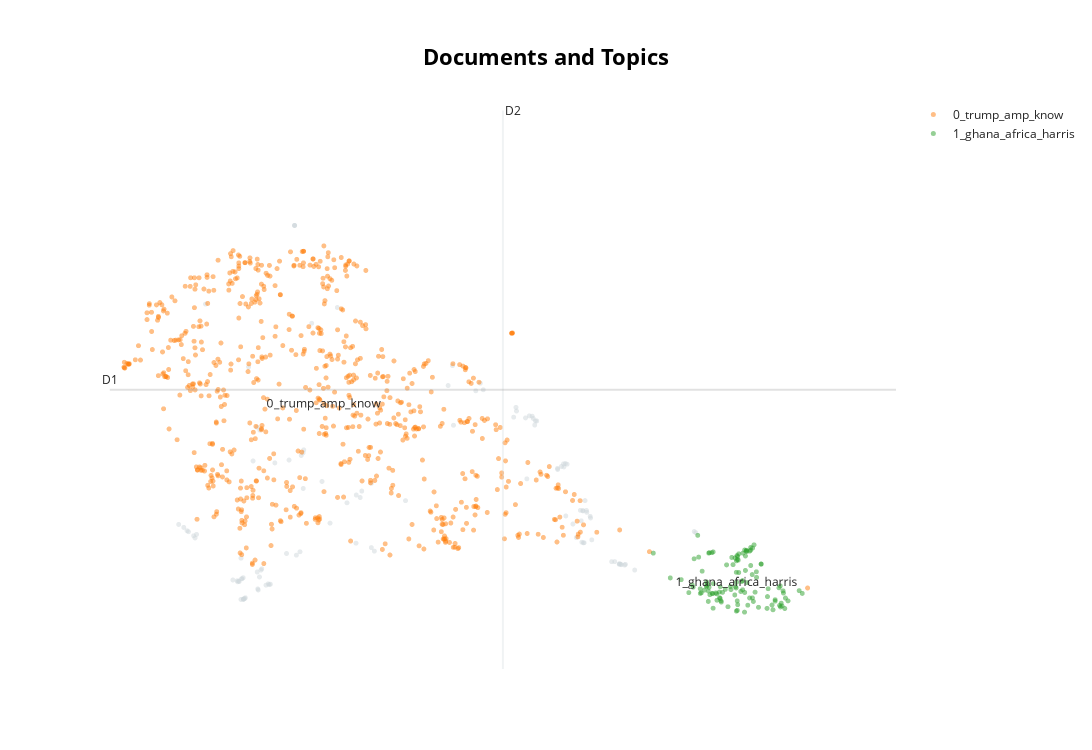

Notebook source saved alongside this figure:
### Code cell
openai_no_hash.visualize_documents()

### Figure 1 — Plotly figure (JSON) as saved in the notebook; plotly's stock layout.template omitted (floating-point values rounded to 4 significant figures; data arrays with more than 128 entries replaced by an {"elided": "..."} marker saying what was removed)
{"data": [{"hoverinfo": "text", "hovertext": ["@alexbruesewitz @KariLake         (is Lake nervous?) ", "@VP Historical visit by an historic leader of our nation. Fantastic! 🎉Thank you,  for all you are doing to suppo democracies around the world. 💙 💙💙💙🇺🇸🇺🇸🇺🇸 ", "Did anyone know today is called mostly Stormy day 🤣 is there anything the world won’t come up!! 🤦♀️  ", "Good Night, Bonne Nuit, Gute Nacht, Buona Notte              🇺🇲🇺🇦🙏 ", "Good Sunday, all.Hope everyone had a great weekend. Tried to stay away today. Tired of GQP propaganda from  in Congress. Tired of the havoc the lunatic criminal is creating. Tired of the  members who defend him.This week ", "God bless you, Madam Vice President!    .@VP! ", "@NikkiHaley I wish donors stopped giving you money. You are not a friend to the American people. As Mary Trump said: \"F*** you Nimrata Haley.\"", "VP  is in  if you haven't heard. ", "MVP Harris and this administration care about our country and our children at every level of their lives not just in the womb and actively work to improve things through effective life changing legislation—not just words.   ", " are in such a psychotic frenzy they're dragging up sloppy seconds with  ", " Kishida will meet President Volodymyr Zelensky in Ukrainian capital                   ", "@VP God bless you, Madam Vice President!    .@VP", "SATURDAY GET TOGETHER 🙏 🙏 🇺🇸  🇺🇸LIKE👍RETWEET💥Vet&amp;Follow💙 ", "Gm, my friends! 🇺🇸💙Happy Friday✨💙 Have a gr8 day💙✨God bless,      💙💙💙 ", " MOCKS  by bringing up   For  to Spank  BUTT and play with    ", "@dbongino Today is March 27th 2023 and Dan Bongino is still too stupid to spell Donald Trump correctly, who actually is the WORST President ever.   ", "@Freedom96318195 @Michell64451873 @RepAdamSchiff America is BACK, baby!  Just enjoy it and have a great weekend! 🇺🇸🇺🇸  ", "@SanentT Good Sunday morning, Terry! ☀️  ", "Video: Biden doesn’t want to run again, but feels like he has to: Jesse Watters     ", "@mmpadellan Will  and his  bring down    ", "@kangaroos991 @MaryGar68964170 make america great forever ", "US vice president  arrives in  and receives heafelt welcome ", " Today is March 27, 2023 and IMHO  is still THE WORST Vice President in US History...Congrats!! 🇺🇸🦅🇺🇸 ", "It is a Beautiful Morning.I'm beyond proud of you.    🌹 💎 ", "@Jeff_Jacoby @KamalaHarris No Fear  ", "@MWShau @MavethTheReaper @akafacehots @VP 📣 Yo,  You may keep  It will save   some money.  🥩 is high here. 😂 That’s all her &amp;  do is 🥪 eat &amp; travel 🧳", "@StormyDaniels @katemccloudsays I'm watching my 'horse' graze too. She's a happy pitbull. You know what that's like!😇🐮      ", "After @SecYellen speaks banks world wide are on the verge of failing! The @WhiteHouse is setting up a world wide collapse so @georgesoros &amp; his marxist buddies can make billions!   is close at hand!   ", "I heard it's gonna be stormy on Tuesday.Sux to be the big orange piece of 🐷💩   ", "Well hump day ..tomorrow..is appropriate for a    ", "@FranklySpeaks_1 @eu20i @Unclegary9 @Jimzington @ElaineW42540037 @Cocobeansserva1 @FooFuxor @imfreds I have faith that we will get through these turbulent times. We just need to stick together, stay engaged even when it's difficult, and get out the VOTE! 😀  ", "US vice president  arrives in  and receives heafelt welcome ", " @call_me_cue:  @JotakaEaddy: This is just so powerful and historic.   If the quote \"I am my Ancestors Wildest Dreams\" was a photo.... 💜      ", "@JustinMT86 @imyourmoderator @DavidAsmanfox Orange man gone, bro.  Let him go.  He's never coming back.  The adults are back in charge.  Just enjoy it and have a great week! 🇺🇸🇺🇸 ", "Feels like a great week for an ", "HAPPY MONDAY GET TOGETHER 🙏 🙏 🇺🇸  🇺🇸LIKE👍 RETWEET💥Vet&amp;Follow💙", "@MetaResistance @PeriwinklePolly @flybutterflyblu @1786 @ggrim002 @lisasmith1150 @JulianandKevin @jbminatra @1JaySC @ZACKHAMMER7 @MarciaBarrie @HeinzRudolf155 @JaxHarley5 @DakIsMyQB1 @ljlevine1 @bab_102 @SARA2001NOOR @Mary1Kathy @calmb4storm0 Dear Meta💙🦋 TYVM for including me ♥️♥️Found 1 new friend 🦋💙🦋🔜🔜🔜🔜🔜🔜🔜🔜🔜🔜🔜🔜 🔜  🔜🔜🔜🔜🔜🔜🔜🔜🔜🔜🔜🔜 ", "Good morning ,Bonjour, Guten Morgen, Buona Diaz             🇺🇲🇺🇦🙏 ", "Sunday March 26th, 2023STILL THIS ⬇️  ", "@LauraRiggaro @MsVernestyne @WomenRule4Ever @DaveHibbard3 @BerserkAnna @KimRae56 @RobeKo1 My pleasure Laura 🤘🕊☕️ 🌻 so nice to catch up . Have a great week ahead 🦅 &amp;  🇺🇸  🇺🇸 ", "💥  💥     PERIOD 🤔 So Twitter I have 2Ask  🤔😁 REMEMBER IT'STITTY TUESDAY 😂 ", "HAPPY FRIDAY GETTOGETHER  🙏 🙏 🇺🇸  🇺🇸LIKE👍RETWEET💥Vet&amp;Follow💙 ", "@YNB @ananavarro @VP @POTUS Let's be real, @ananavarro is always on point! With Madam @VP and @POTUS leading the way, we can finally put an end to the chaos and hate coming from the other side. It's time to take a stand and show them  💪🏽🇺🇸  Check my bio plz", " It’s not fear for me. It’s determination, resolve and foitude. It is darkest before the dawn. Dawn is coming! I choose   ", "@TheRISEofROD  is still our best hope.", "Absolutely damning evidence               ", "@GovMikeHuckabee @YouTube   are you or Sarah worried?? ", "The Emet G  w/confusing convo with    and  free sex for  and visits at home from  and  crazy reactions to  win    ", "Video: Biden messed up the biggest decision of his career: Jesse Watters     ", "@NikkiHaley Sure about that?         ", "Now this is a resounding and heafelt welcome! @VP deserves the very best of receptions.    ", "@1drcole Good Morning ☕️💙 ", "Today’s Newspaper Headlines Monday 27th March, 2023.            ", "The Emet G  w/confusing convo with    and  free sex for  and visits at home from  and  crazy reactions to  win    ", "@NikkiHaley Accusing another country of genocide.  about Tuskeegee syphillis experient on Black men?What about the Indian Removal Act?     ", "Good morning, @namwella1961 !!! ", "@ChicagoWindy62 @tedcruz So is ", "      🇺🇸🇺🇸🇺🇸🇺🇸🇺🇸🇺🇸💸💸💸💸💸💸 love   ", "fuck marry kill but you have no choice and it's determined by an oiled up twerkoff       ", "@Rubicon1313 @SebastianGarof5 @Texy_Liz @SpicyCubanGirl @ElectBlue2022 @MetaResistance @LauraRiggaro @lauraboerman @enespacio @Jazzie654 @OglyFederico @DEMOCRACYDENNIS @JaxHarley5 @GJRboston10 @4thDimension111 @Eathbound420 @iammarsalis @flowersmyworld @Caro75Blue @DrMac85 Dear Rubi♥️ TYVM, for including me on this fantastic group of Die Hard Resisters! Found one new friend! ➗➗➗➗➗➗➗➗➗➗➗➗    ➗➗➗➗➗➗➗➗➗➗➗➗ ", "@SanentT Good Morning Terry ☕️💙Have a Great Monday  ", "It’s pretty messed up that on any giving day , the average American 🇺🇸 forgets that  is even the  .. .. it’s like she was just a tool for votes or something 👁️….  ", "Donald Trump doubles down on all his lies from this Truth Social post from today, March 21 2023.       ", "Our @VP  will be in  this week at a  when  is  their  &amp;  😳  in   but are  🤔 paying         ", "Happy Arrestmas! Looks like beautiful, stormy weather today!         @StormyDaniels ", "Kamala Harris - Born to break barriers    ", "Kamala Harris - Born to break barriers    ", "Good Night, Bonne Nuit, Gute Nacht, Buona Notte              🇺🇲🇺🇦🙏 ", "Monday is a good ", "I don’t expect people that deny modern science to be able to identify the excellence in leadership demonstrated by @VP.MVPKH is a great science champion🏆❤️Facts over fiction.✔️🤓      ", "Structural change is never easy, but that isn't stopping the Biden Harris Admin. The amount of significant legislation that has been passed in their first 2 years is genuinely staggering.and not discussed nearly enough.  ", "Presidential Historian  Feels  Has No Business Interfering In The Possible  Of                 ", "   💸💸💸💸💸💸💸💸👨❤️💋👨👨❤️💋👨👨❤️💋👨👨❤️💋👨👨❤️💋👨💋💋💋💋💋💋💋 love them forever tweet pay      ", "Good morning ,Bonjour, Guten Morgen, Buona Diaz             🇺🇲🇺🇦🙏 ", " could run for president from prison — it’s happened before            ", "Biden and Kamara Harris realized we don’t *hate LGBQTQ+- that much after seeing this trend on twitter. Biden: Go and convince their leaders..Kamara: Yes Sir.. ", "Good Night, Bonne Nuit, Gute Nacht, Buona Notte              🇺🇲🇺🇦🙏 ", "Vice President Kamala Harris is well received during her visit in the Motherland.   ", "WHY is she ALWAYS the victim❓🙄        🇺🇸💙🇨🇱💙🏳️🌈💙🌊🌊🌊🌊 ", " Americans have suggested that he plans to supply Putin with weapons                     ", "fetterman is dead folks.this is obviously not the same guy.    ", "He is indeed, @VP. As are you. Thank you for all your hard work!  ", "                   closing store, jobs lost, makes black people look bad - why?", "Bing chat not perfect yet or maybe even it wants Biden not to run 🤔 @bing    ", "@mjabo2000  2024. We are waiting to vote in numbers like never seen before.      ", "@LauraRiggaro @bab_102 @sweetiepie2301 @C_ClareHogan @jasonllevin @WaysideLeslie @Jami08885175 @SpillfromPhilly @RealJoeBonanno @DemocratCali @BellaRisttaa @SARA2001NOOR @stevenpmitchell @cooperchip1 @Snowball1776 @mea_aura @CokoGay Hi Laura &amp; friends! Happy early Monday morning! ☕☀️Laura I followed you awhile ago. Hope you'll FB. @LauraRiggaro 🙂I vet &amp; FB. 💙🌊      ", "    HINT: Putin pegged Rouble to GOLD a while ago. ", "Fox News: Biden doesn’t want to run again, but feels like he has to: Jesse Watters       ", " doesn’t want to run again, but feels like he has to: Jesse Watters   ", "Vice President  arrives for   trip, focused on  and  ", "This is just so powerful and historic.   If the quote \"I am my Ancestors Wildest Dreams\" was a photo.... 💜      ", "Watch \"Biden doesn’t want to run again, but feels like he has to: Jesse Watters   on YouTube ", "She should invest it in taking the Homeless off the streets in America.... Bs  ", "@KamalaHarris Kamala Harris is an extraordinary Bice President. ", "@RobeKo1 Good morning, Robe!Robe Ko/GEM21 💎 🌊🔆🌊🔆@RobeKo1🔆🌊🔆    🌊🌊🌊🔆🌊🌊🌊     ", "@ABC  She's black?     😲", "Good morning ,Bonjour, Guten Morgen, Buona Diaz             🇺🇲🇺🇦🙏 ", "Gm, my friends☀️☕️Happy Saturday💙✨ Have a beautiful day &amp; gr8 weekend! 💙✨God bless,      💙🇺🇸💙🇺🇸💙🇺🇸💙🇺🇸💙🇺🇸💙🇺🇸💙 ", "@mmpadellan Good morning.  🌄  ⚖ ", "HAPPY MONDAY GET TOGETHER 🙏 🙏 🇺🇸  🇺🇸LIKE👍 RETWEET💥Vet&amp;Follow💙 ", "Kamala Harris - Born to break barriers    ", "@BagdMilkSoWhat Amen Brother  💜☮️💜🤘😎 ", " messed up the biggest decision of his career: Jesse Watters   ", "The Emet G  w/confusing convo with    and  free sex for  and visits at home from  and  crazy reactions to  win  click here  ", "Kamala Harris on Electricity      via @YouTube", "      AI Explains How Joe Biden Is Destroying The Economy ", "🔶  ask  WHY she can’t PROTECT her OWN country the  🇺🇸 🔶 She’s WOHLESS to many  She KNOWS what’s crossing our  &amp; DOES NOT CARE about the  &amp;  SOLD into  🔶  are DYING &amp; she ignores it❗️  ", "Good morning ,Bonjour, Guten Morgen, Buona Diaz             🇺🇲🇺🇦🙏 ", "@RobeKo1 Good Morning BeatleFan!     ", "US vice president  arrives in  and receives heafelt welcome ", "@NikkiHaley Black and Brown people being murdered and disenfranchised by people who soa 😅 look like you.   ", "@FoxNews 🇨🇳🤝🏻🇷🇺. Friendship🇺🇸✖️🇺🇦 Prostitution      ", "LOL.  He's like a bad lounge singer. So is  Why does  put up with his cheating? Does she have any self-respect?           ", "I thought there was a mass murder event going on for trany people?       ", null], "marker": {"color": "#CFD8DC", "opacity": 0.5, "size": 5}, "mode": "markers+text", "name": "other", "showlegend": false, "type": "scattergl", "x": [3.087, 4.142, -0.3594, 0.2639, 0.7139, 3.815, 3.11, 4.196, 3.705, 0.3176, 4.204, 3.822, 0.533, 0.4187, 0.3644, 0.8865, 0.8168, 0.2143, 3.585, 1.084, 1.345, 4.189, 0.8673, 0.2438, 3.885, 1.168, 0.8884, -0.1323, -0.3247, -0.2563, 1.5, 4.211, 3.809, 0.8544, -0.2263, 0.5225, 0.4474, 0.278, 0.7405, 0.4311, -0.311, 0.5451, 3.741, 1.442, 1.483, 0.4053, 3.211, 0.7966, 3.545, 3.25, 4.11, 0.2612, 0.5918, 0.7979, 3.291, 0.2194, 3.116, 1.6, 1.245, 0.4552, 0.2501, 2.691, 0.8941, 4.254, -0.4126, 3.846, 3.81, 0.2626, -0.2419, 3.902, 3.631, 2.448, 1.439, 0.2835, 0.9771, 3.89, 0.2647, 4.35, 2.769, 4.972, 2.457, 3.799, 3.306, 3.611, 1.6, 0.4077, 4.988, 3.607, 3.627, 4.246, 3.783, 3.644, 2.402, 3.792, 0.2041, 3.328, 0.2383, 0.413, 0.1534, 0.5, 3.85, 0.2388, 3.546, 0.799, 3.832, 3.224, 2.738, 0.2685, 0.1982, 4.19, 3.314, 1.631, 0.4348, 3.28, 1.957], "y": [11.55, 8.645, 9.334, 7.89, 8.809, 9.024, 11.75, 8.602, 9.402, 12.56, 8.591, 9.025, 8.182, 8.076, 10.67, 10.83, 8.775, 8.256, 10.56, 10.26, 9.829, 8.591, 10.78, 8.3, 9.557, 9.42, 10.12, 13.83, 9.267, 9.166, 10.07, 8.583, 9.671, 8.844, 9.194, 8.198, 8.476, 7.903, 10.69, 8.337, 9.247, 8.191, 9.129, 9.985, 9.935, 11.35, 11.54, 15.41, 10.52, 11.58, 8.644, 8.322, 10.63, 15.41, 11.53, 8.245, 11.68, 8.928, 13.76, 8.501, 8.301, 12.08, 10.89, 8.59, 9.394, 9.675, 9.666, 7.885, 9.122, 9.084, 9.565, 12.59, 9.016, 7.919, 13.44, 9.525, 7.893, 8.476, 12.1, 9.251, 11.39, 9.036, 11.39, 10.55, 10.22, 8.437, 9.229, 10.61, 10.62, 8.577, 9.677, 10.61, 12.19, 9.467, 8.24, 11.48, 7.885, 8.095, 8.276, 8.172, 9.637, 8.714, 10.5, 15.41, 9.874, 10.31, 12.24, 7.897, 8.261, 8.602, 11.48, 8.857, 11.29, 11.57, 9.872]}, {"hoverinfo": "text", "hovertext": {"elided": "669 str values"}, "marker": {"opacity": 0.5, "size": 5}, "mode": "markers+text", "name": "0_trump_amp_know", "text": {"elided": "669 str values"}, "textfont": {"size": 12}, "type": "scattergl", "x": {"elided": "669 float values"}, "y": {"elided": "669 float values"}}, {"hoverinfo": "text", "hovertext": ["US Vice-President  will visit Ghana, Tanzania &amp; Zambia. Addressing economic crises &amp; democracy are on the agenda....", "   Kamala Harris kicks off weeklong trip to Africa, staing in Ghana.  ", "'It's an honour to be in Ghana'.US Vice-President, Kamala Harris Speaks on Strengthening Bilateral Ties With Ghana.What are your expectations from this visit?     ", "There is a old African saying :“When China come to Africa, they talk about economy. When US come to Africa, they talk about China.” in ", "“The United States (US) panership with Africa is guided not by what we can do for Africa, but what we can do with Africa.” – Kamala Harris    ", "I’m now convinced that the president of Ghana @NAkufoAddo is a gay activist.   ", "Flagbearer hopeful of the National Democratic Congress (NDC) Kwabena Duffuor believes that this is not the time for disunity in the NDC following the outcome of the approval of Ministerial nominees in parliamen    ", "U.S. Vice-President  was greeted by schoolchildren, dancers and drummers as she arrived in Ghana for the sta of a weeklong visit to  intended to deepen U.S. relationships amid global competition over the continent’s future.", "Jubilee House accused of using LGBTQ colours to welcome Kamala Harris Read more here -      ", "On  today @FavoredAsa is joined by Mpumelelo Mashinini - Journalist, social commentator and publisher of @my013News We reflect on:   ", "The Jubilee House last night in Ghana 🇬🇭 and USA 🇺🇸 colors.---------        ", "Interesting to see that Uganda and Kenya are not on the itinerary.   ", "US Vice President Kamala Harris lands in Ghana to get Africa to 'expand options' beyond China.                ", "Toot from  from  is a headscratcher. Of all the potential upsides in Africa, I wouldn't rank rapid population growth near the top.   ", "U. S Vice President, Kamala Harris arrives in Ghana for a three days official state visit 🇬🇭 ", "Vice President Harris and Ghanaian President Akufo-Addo Joint News Conference ", "Thank you @USEmbassyGhana for counting me wohy to be pa of this great gathering where the Vice President of the US H.E. @KamalaHarris will be giving a speech.     ", "The United States security details subject Ghanaians working at the Kotoka International Airpo (KIA) to security check moments before the arrival of the US Vice President Kamala Harris.What is your take on this screening of locals by foreign security personnel? ", "Please is there a reason why @KamalaHarris @VP decided to boycott Nigeria and visit Ghana and other two Africa countries??? How do you even talk about Africa without mentioning the most populous nation in Africa How ??????    ", " .@VP up close with dreamy youth of   Ghana appreciates being first to be visited by  on her African tour. Safe journey!.@NAkufoAddo .@GhanaPresidency .@USEmbassyGhana  .@BBCWorld   @CNNThisMorning     ", "Full text: Kamala Harris’ Speech Upon Arrival in Ghana ", "🇺🇸 _||~ ✈️ 😜〰️🎦〰️ 🎙 Africa’s FUTURE Yup but not sure abt . Da  ‘s Black woman ( India 🇮🇳 Origins ethnicity on playback) - Omama days .. U.S. VP’s making her first trip to     ", "Paying reparations for her Jamaican ancestors that owned/sold slaves.  ", "Ghana records $752.8m trade surplus in first 2 months of 2023 -        ", "Police announce road interruptions for Kamala Harris visit       ", " in Africa. Will she visit the  cobalt mines? ", " wow vice President KAMALA HAERIS GAVE GHANAIAN PRESIDENT GREAT ADVICE 😭 😭        ", " @abcnews ——Vice Pres. Kamala Harris arrived in Ghana on Sunday, kicking off a weeklong trip to the continent that will also take her to Tanzania and Zambia.         ", "Ahhba! Should everything be draped in kente? 😂😂😂  ", "Vodafone Ghana Music Awards (VGMA) nominee for 2023 Best New Aiste, Chief One has emphatically declared himself the winner irrespective of who’s given the plaque.       ", "AFP Photo.United States Vice President Kamala Harris and Second Gentleman Douglas Emhoff arrive in Ghana at the Kotoka International Airpo, Accra, Ghana, on March 26, 2023. Photo by Nipah Dennis @iamnipah @afpphoto    ", "Sorry, something you can’t take from us. And yes, they will always be in Ghana first before the rest   ", "@Mbahdeyforyou For this kind of trip, Nigeria is tooooo far from Ghana!And we're potentially not far from fuher diplomatic distancing!", "US Vice President Harris to announce $139-million aid for Ghana in 2024 ", "Welcome Home Our Daughter 'It's an honour to be in Ghana'.US Vice-President, Kamala Harris Speaks on Strengthening Bilateral Ties With Ghana.        ", "A strange woman gave me a blow j*b  in VIP bus –Gospel Aiste Ernest Opoku Jnr reveals [ SWIPE LEFT] - HYPE MASTERS ---|  |  |  |  |  |  |  |  ", "Afcon 2023 qualifier: Ghana play Angola today in return leg Read more here -        ", "In Africa, Kamala Harris looks to deepen relations   ", "Kamala Harris Confirms the US will Increase Investments in Africa     @moenhjm @DOYOUKNOW_Naija @Greenpeaceafric @ayt_org @HotiPicasso ", "Livestreaming: Kamala Harris meets Akufo-Addo at Jubilee House Read more here -      ", "Kamala Harris arrives in Ghana for a weeklong visit to Africa.        ", "     Or Messiah\"- US Vice President Kamala Harris Touched Down In Ghana   ", "A Pipeline at the Nuumo Klotey - Gamel Abdul Nasser T-Junction, which is some 200 meters from the Ghana Police Headquaers, has burst. Some residents who said the damage was caused by people who cleared bushes on the pedestrian walk way. ", "I Am Excited About The Future Of Africa – Kamala Harris     ", "Economic growth, food security high on my agenda for Ghana – Kamala Harris       ", "Kamala Harris meeting young leaders of Ghana          @VP @KamalaHarris @WhiteHouse @SecondGentleman   ", "The United States (US) has announced a US$100 million suppo package for Ghana, Benin, Guinea, Cote d’Ivoire and Togo, as pa of effos to promote stability in the sub-region.    ", "Interesting to see that Uganda and Kenya are not on the itinerary.   ", "Vice President Harris to visit Africa in latest US outreach      ", "The MSM: Does VP Kamala Harris do anything? Biden needs to pick a new running mateVP Harris: *Visits Ghana* Meets with leaders.MSM: *airs no footage* That wasn't what we were talking about.  ", "Kamala Harris ‘slams’ Ghana’s anti-LGBTQ bill as a threat to human rights Read more here -      ", "PHOTOS: United States Vice President, Kamala Harris pays a working visit to Ghana on the 26th of March, 2023 in preparation for a special event at the Black Star Square on Tuesday, the 28th of March, 2023.      ", "U.S. Vice-President  was greeted by schoolchildren, dancers and drummers as she arrived in Ghana for the sta of a weeklong visit to  intended to deepen U.S. relationships amid global competition over the continent’s future.", "Loving all the pictures and videos of VP  in Ghana as she kicks off her week-long trip to Africa. Now let's see what hits the blogs and what hits the MSM.  ", "Vice President Harris Trip to West African Countries makes a huge difference to strengthen our relationship with the western pa of the continent. Another reason why we all need to vote for   ", "President Joe Biden staing 20-state tour in Durham, N.C., next week        ", "From the look of things, America is definitely afraid of China and Russia, one reason why Kamala will come to Africa to improve their so-called 'investment' ....... I just hope there's NO alphabet agenda 😕", "US Vice President Kamala Harris Arrives In Ghana For 3Days Official State Visit  Welcome to Ghana    ", "@CTVNews If she stays, she'll help screw up African countries, too. ", " seeks to reset  -  relations on 3-nation tour. Will she be touring  neighborhoods in the  to “reset” more than 400 years of   &amp;  🤔      ", "   in  on a  to get  to ‘expand their options’ beyond      ", " | US Vice President  on a visit to Africa, aims to counter China and Russia's growing influence@ShivanChanana brings you this repoWatch more:  ", "Ghana remains resolute in cooperating with the United States (US) to work towards a peaceful resolution of conflicts, global peace and security – President Nana Akufo-Addo assures   ", "\" I am very excited about the future of Africa...\" - US Vice President Kamala Harris says as she begins her three-day State visit to Ghana.    ", "Kamala Harris Africa TripCan US charm offensive woo continent from China?That's a hard NO             ", "US🇺🇸 Vice-President Kamala Harris gives details of her visit to Ghana 🇬🇭  via @YouTube      #", "Our first weekend at bernies president.   ", "vote in parliament yesterday was a sign of solidarity with Hon. Mutaka and Hon. Haruna Iddrisu. A sense of maturity in politics and a slap in the face of Asiedu Nketia etc to showcase the fact that human beings are not groundnuts in the pocket of individuals or  ", "THE MACALLAN New York Limited     @The_Macallan  @themacallan  @JeremyFerrari  @KamalaHarris  @echoregional95  @LaFrenchTech", "Vice President Harris to visit Africa in latest US outreach      ", "@simonateba @VP @KamalaHarris But  still hasn’t been the our southern border  or to  wohlessness hoeintow   ", "putin nuclear putin south africa joe biden joe biden canada       ", "@PulseGhana Seeing the Jubilee House lit up in red, white, and blue is a powerful symbol of unity and progress. Kamala Harris has already made history, and this is just the beginning!   See my homepage plz", "VP Harris is 100% correct. The innovation &amp;industriousness is remarkable and will change  &amp;the world! I spoke this in 2018 at a Youth Conference. Encouraging the children &amp; youth of  is one of my joys! See you in 1 week!   @VP @MindFreedomGh  ", "Sending a warm welcome to the Vice President of the United States, @KamalaHarris as she touches down in Ghana, her first stop on her official tour of Africa.       ", "USA 🇺🇸 Vice PresidentKamala Harris Arrives In Ghana-Says She Is \"Excited About The Future Of Africa\"TSR  ", "Am not a prophet of doom but I can tell for a fact that, by the end of  visit we'll rediscover her great grandparents were from Gomoa USA in the central region. Ghana    ", "The immigration officers 🤦🏾♂️🤦🏾♂️🤦🏾♂️📸 by @reuterspictures  ", " Goes to  What Could Possibly Go Wrong?\"the  Administration is scrambling after  stole a march on the U.S. and has been signing deals right and left on the continent.\"", "She's here to tell our leaders not to go for the upcoming Russia-Africa summit but it's too late.  ", "MATCH DAY⚽: The Black Stars face Angola today at 4pm for the Second Leg of the AFCON Qualifiers.What are your predictions for today game?        ", "During the trump terror years, he revealed that Republicans consider Africa to be a  when it’s a continent—and they treat it as “less than.” The contrast between the rabid GOP and the Vice President  visit is stark. Thank you  🤎🙏🏽", "Vice President  has said that the United States will increase investment in  and help spur economic growth as she began a week-long tour of the continent aimed at countering the influence of rivals  and  ", "Sending a warm welcome to the Vice President of the United States, @KamalaHarris as she touches down in Ghana, her first stop on her official tour of Africa.       ", "Comedian and Socialite, Afia Schwarzenegger heavily endorses Dr. Mahamudu Bawumia as she commends his era of \"digitisation\".         ", "Here’s a clip of Vice President Kamala Harris addressing the people of Ghana 🇬🇭 regarding investments in innovation and more.    ", "@theGrio We pray Sister  gets a re-awakening in Ghana, where some Israelite tribes settled.In Yehua’s name.", "@SocialistMMA Because I'm sure Beijing has the Continent's best interests at hea. ", "USA snooping around Ghana as  is here trying to pick up our gold since they are bankrupt robbing Africa for it's natural wealth 🤑 diy rascals", "Could this be a reaction from the  Boss about  trip to Africa? @USEmbassyGhana @VP ", "African Nations Critical To Global Prosperity, Security — Kamala Harris   ", "“You have been very courageous and forward in terms of standing for democratic principles.” – US Vice-President Kamala Harris commends Ghana’s President, Nana Akufo-Addo.    ", "Overall, Kamala Harris is an inspiring leader who is a role model for all, especially black women who aspire to lead and positively impact the world.  @USEmbassyGhana    ", "Hey PALs!  says  is excited for  future while in  🌍 Do you buy the speech?             ", "US Vice President  has arrived in Ghana, first stop in weeklong tour to  US maintains promoting democracy priority (per Africa strategy released 2022), trip also to repair ties after Trump years; to counter China, Russia influence:", "Vice President  embarks on history-making Africa trip amid US-China competition ", "Available in size 37 to 42Price 280cedis Location Accra        ", "John Mahama is of the belief that Vice President Kamala’s visit will bring about collaborations between Africa and the United States of America.         ", "🇬🇭 Why I would never recommend  2 anyone                     ", "What US VP Kamala Harris said when she touched down in Accra [full text] -    ", "@VP  US Vice President Kamala Harris arrived in Ghana, the first stop of a three-nation tour of Africa.       @POTUS @TribelOfficial ", "IN FULL: Kamala Harris arrives at the Kotoko International Airpo in Accra, Ghana. Watch her complete coverage 👇@VP        @KamalaHarris @WhiteHouse   @USEmbassyGhana  ", "$100M to help the Ghanaian Economy and other neighboring economies.   ", " in Africa to strengthen US diplomatic ties | DW News @dwnews👇 @VP visit to  in effo to diminish  influence in  Primary issues include   growing investment w/  nations.", "To mark Kamala Harris visit to Ghana, here's a Venn diagram showing the Cocoa Triangle  ", "Nominations open 1st Apri for Ghana Models Awards 2023           ", "Work like a 5-star CEO anywhere; Boss, enjoy our members’ only area, packages and benefits. Our spaces are free to use until 31st March.@AmeyawDebrah        ", "You would think it wasn’t deliberate that the Giant of Africa isn’t getting the attention of The VP of the USA. Take a look at the mess around you and tell me if even you would visit this country.  ", "The vice president of America didn't come to Nigeria on her tour of Africa.It is good o. We will never welcome an immoral society.Instead, she went to Ghana. Ghanaians should be careful of any crappy deal or agreement she brings. ", "*   no. 2:    trip: Can  charm offensive woo continent from  via  &gt;   .         ", "   kicks off weeklong trip to Africa, staing in Ghana.  ", "US VP Kamala Harris has arrived in Ghana on 3-day working visit as pa of the Biden Administration’s outreach to African countries     ", "Ghana Police has apologized for inconvenience caused by traffic management arrangements for US Vice President Harris' visit.‼️   ", "Where is Biden?  was in Canada talking about Canada‘s  their borders and we got the so-called VP  in Africa, shaking hands with kids for photo ops. The  and his  are  ", null], "marker": {"opacity": 0.5, "size": 5}, "mode": "markers+text", "name": "1_ghana_africa_harris", "text": ["", "", "", "", "", "", "", "", "", "", "", "", "", "", "", "", "", "", "", "", "", "", "", "", "", "", "", "", "", "", "", "", "", "", "", "", "", "", "", "", "", "", "", "", "", "", "", "", "", "", "", "", "", "", "", "", "", "", "", "", "", "", "", "", "", "", "", "", "", "", "", "", "", "", "", "", "", "", "", "", "", "", "", "", "", "", "", "", "", "", "", "", "", "", "", "", "", "", "", "", "", "", "", "", "", "", "", "", "", "", "", "", "", "", "1_ghana_africa_harris"], "textfont": {"size": 12}, "type": "scattergl", "x": [5.507, 4.96, 5.5, 5.562, 5.672, 5.904, 6.101, 5.297, 5.423, 5.871, 5.498, 5.156, 5.432, 5.17, 5.207, 5.818, 5.356, 5.256, 5.055, 5.046, 5.237, 5.438, 5.785, 5.889, 5.119, 5.311, 5.102, 5.035, 5.59, 5.952, 5.251, 5.58, 5.469, 5.873, 5.396, 5.459, 5.737, 5.507, 5.562, 5.532, 5.119, 5.136, 5.644, 5.622, 5.623, 5.103, 5.881, 5.13, 5.423, 4.545, 5.243, 5.427, 5.268, 4.916, 5.425, 4.836, 5.582, 5.196, 5.414, 5.365, 5.438, 5.551, 5.925, 5.524, 5.518, 5.211, 4.722, 6.068, 4.951, 5.399, 4.971, 5.009, 5.413, 5.477, 5.036, 5.35, 5.608, 5.17, 5.516, 5.378, 5.551, 5.42, 5.521, 5.077, 5.858, 5.403, 5.422, 5.597, 5.817, 5.244, 5.671, 5.901, 5.171, 5.578, 5.412, 5.499, 5.795, 5.745, 5.477, 5.16, 5.1, 5.165, 5.918, 5.481, 5.235, 5.864, 5.733, 5.124, 5.41, 5.562, 5.126, 5.106, 5.325, 5.019, 5.414], "y": [8.468, 8.131, 8.025, 8.875, 8.595, 8.014, 8.007, 8.088, 7.664, 8.157, 7.63, 8.826, 8.676, 8.84, 7.998, 7.851, 8.083, 7.832, 8.453, 8.018, 7.92, 8.425, 7.772, 7.754, 7.845, 8.58, 8.238, 8.1, 7.845, 7.856, 7.857, 7.916, 8.245, 7.734, 7.975, 8.045, 7.942, 8.759, 8.567, 7.769, 8.057, 7.981, 7.726, 8.441, 8.328, 8.158, 7.809, 8.825, 8.689, 8.816, 7.905, 7.779, 8.027, 8.022, 8.748, 8.283, 8.918, 8.015, 8.662, 8.73, 8.802, 8.858, 7.912, 8.224, 8.875, 7.868, 8.318, 8.061, 8.179, 8.719, 8.703, 9.174, 7.651, 8.264, 8.006, 8.144, 8.031, 7.708, 8.861, 8.585, 7.915, 8.769, 8.85, 8.07, 8.119, 8.138, 7.854, 8.983, 7.879, 8.14, 8.598, 8.058, 8.203, 8.385, 8.43, 8.878, 7.676, 8.1, 8.08, 8.008, 8.142, 8.001, 7.702, 8.816, 8.032, 7.764, 7.705, 8.818, 8.116, 8.929, 8.129, 8.198, 7.738, 8.736, 8.23]}], "layout": {"annotations": [{"showarrow": false, "text": "D1", "x": -1.132, "y": 12.1, "yshift": 10}, {"showarrow": false, "text": "D2", "x": 2.974, "xshift": 10, "y": 17.72}], "height": 750, "shapes": [{"line": {"color": "#CFD8DC", "width": 2}, "type": "line", "x0": 2.974, "x1": 2.974, "y0": 6.485, "y1": 17.72}, {"line": {"color": "#9E9E9E", "width": 2}, "type": "line", "x0": -1.132, "x1": 7.08, "y0": 12.1, "y1": 12.1}], "title": {"font": {"color": "Black", "size": 22}, "text": "<b>Documents and Topics</b>", "x": 0.5, "xanchor": "center", "yanchor": "top"}, "width": 1200, "xaxis": {"visible": false}, "yaxis": {"visible": false}}}
